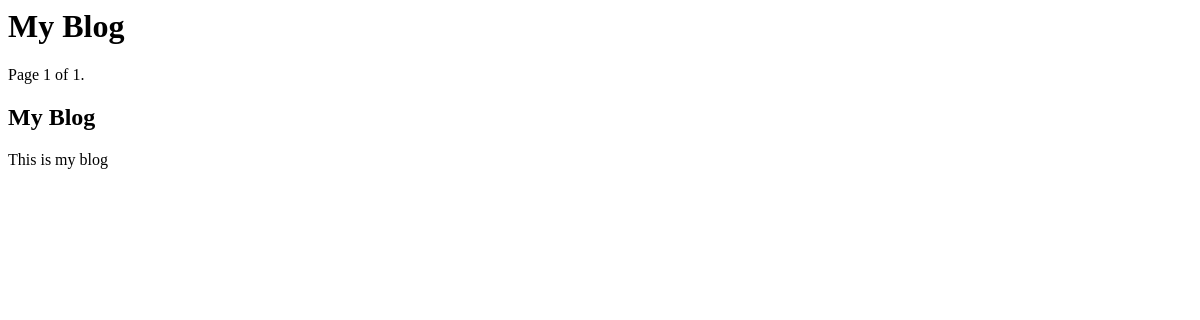
The page /blog/ on the database as committed earlier.
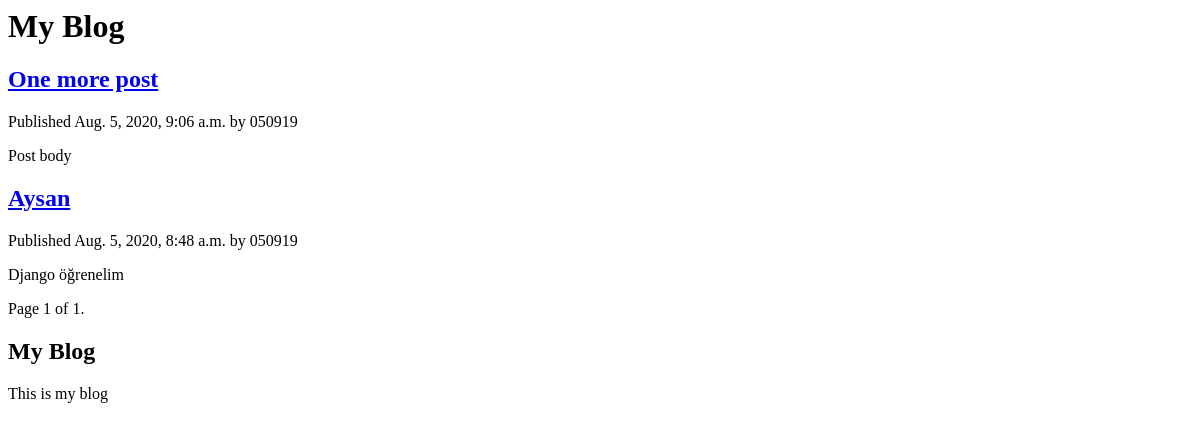
The same page on the database as committed later.
### blog/models.py (models this page shows, shortened)
class Post(models.Model):
    STATUS_CHOICES = (
        ('draft','Draft'),
        ('published','Published')
    )
    title = models.CharField(max_length=250)
    slug = models.SlugField(max_length=250, unique_for_date='publish')
    body = models.TextField()
    author = models.ForeignKey(User, related_name ='blog_psts' ,on_delete=models.CASCADE,)
    publish = models.DateTimeField(default=timezone.now)
    created = models.DateTimeField(auto_now_add=True)
    updated = models.DateTimeField(auto_now=True)
    status = models.CharField(max_length=10, choices=STATUS_CHOICES, default='draft')
    class Meta:
        ordering = ('-publish',)
    def get_absolute_url(self):
        return reverse("blog:post_detail", args=[self.publish.year,
                                                 self.publish.strftime('%m'),
                                                 self.publish.strftime('%d'),
                                                 self.slug])

### blog/views.py (the view)
# urls.py: path('', views.PostListView.as_view(), name='postlist'),
class PostListView(ListView):
    queryset = Post.objects.all()
    context_object_name = 'posts'
    paginate_by = 3
    template_name = 'blog/post/list.html'

### blog/templates/blog/post/list.html (shortened to what this page needs)
{% extends "blog/base.html" %}
{% block content %}
    <h1>My Blog</h1>
    {% for post in posts %}
        <h2><a href="{{post.get_absolute_url}}">{{post.title}}</a></h2>
        <p class="date">Published {{post.publish}} by {{post.author}}</p>
        {{post.body|truncatewords:30|linebreaks}}
    {% endfor %}
    {% include "pagination.html" with page=page_obj %}
{% endblock %}

### blog/templates/blog/base.html (shortened to what this page needs)
{% load static %}
<html>
<head>
    <link href="{% static 'css/blog.css' %} rel="stylesheet">
</head>
<body>
    <div id="content">
        {% block content %}
        {% endblock %}
    </div>
    <div id="sidebar">
        <h2>My Blog</h2>
        <p>This is my blog</p>
    </div>
</body>
</html>

### blog/templates/pagination.html (shortened to what this page needs)
<div class="pagination">
    <span class="step_link">
        <span class="current">
            Page {{page.number}} of {{page.paginator.num_pages}}.
        </span>
    </span>
</div>

Rows that differ between the two databases and show on the page:
added Post: title "One more post", publish "Aug. 5, 2020, 9:06 a.m.", author "050919", body "Post body"
added Post: title "Aysan", publish "Aug. 5, 2020, 8:48 a.m.", author "050919", body "Django öğrenelim"
